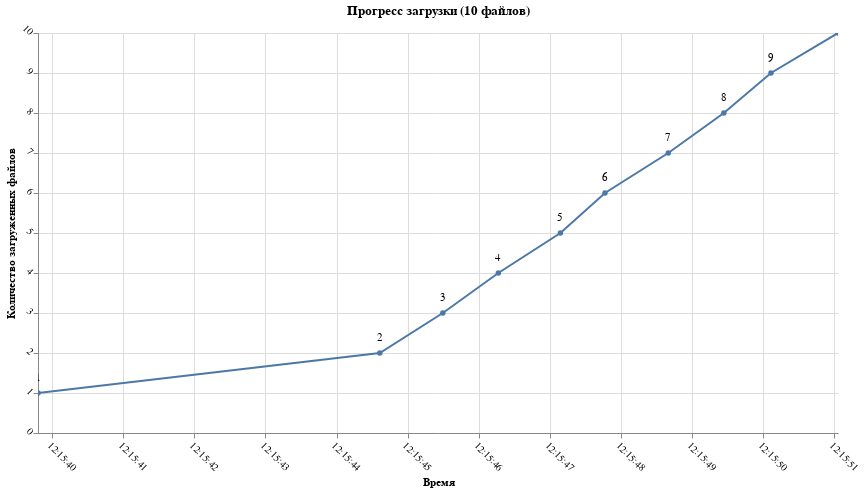

The cell this chart's notebook holds for it:
### Code cell
# Построение графика
chart = alt.Chart(df_2).mark_line(point=True).encode(
    x=alt.X('timestamp:T', title='Время', axis=alt.Axis(format='%H:%M:%S')),
    y=alt.Y('download_time:Q', title='Количество загруженных файлов'),
    tooltip=['timestamp', 'download_time']
).properties(
    title=f'Прогресс загрузки ({len(df_2)} файлов)',
    width=800,
    height=400
)

# Добавление меток
text = chart.mark_text(
    align='center',
    baseline='bottom',
    dy=-10  # Смещение метки выше точки
).encode(
    text='download_time:Q'
)

# Комбинирование и отображение
(chart + text).configure_axis(
    labelAngle=45
).configure_view(
    strokeWidth=0
).interactive()

### Figure 1 — Vega-Lite specification as saved in the notebook (floating-point values rounded to 4 significant figures)
{"config": {"view": {"continuousWidth": 300, "continuousHeight": 300, "strokeWidth": 0}, "axis": {"labelAngle": 45}}, "layer": [{"mark": {"type": "line", "point": true}, "encoding": {"tooltip": [{"field": "timestamp", "type": "temporal"}, {"field": "download_time", "type": "quantitative"}], "x": {"axis": {"format": "%H:%M:%S"}, "field": "timestamp", "title": "Время", "type": "temporal"}, "y": {"field": "download_time", "title": "Количество загруженных файлов", "type": "quantitative"}}, "name": "view_1", "title": "Прогресс загрузки (10 файлов)"}, {"mark": {"type": "text", "align": "center", "baseline": "bottom", "dy": -10}, "encoding": {"text": {"field": "download_time", "type": "quantitative"}, "tooltip": [{"field": "timestamp", "type": "temporal"}, {"field": "download_time", "type": "quantitative"}], "x": {"axis": {"format": "%H:%M:%S"}, "field": "timestamp", "title": "Время", "type": "temporal"}, "y": {"field": "download_time", "title": "Количество загруженных файлов", "type": "quantitative"}}, "title": "Прогресс загрузки (10 файлов)"}], "data": {"name": "data-5e4add6c12d44389a13a6ff0d7ce621f"}, "height": 400, "params": [{"name": "param_1", "select": {"type": "interval", "encodings": ["x", "y"]}, "bind": "scales", "views": ["view_1"]}], "width": 800, "$schema": "https://vega.github.io/schema/vega-lite/v5.20.1.json", "datasets": {"data-5e4add6c12d44389a13a6ff0d7ce621f": [{"url": "https://thespacedevs-prod.nyc3.digitaloceanspaces.com/media/images/spectrum_on_the_image_20250321072643.jpeg", "status": "success", "error": null, "filename": "spectrum_on_the_image_20250321072643.jpeg", "timestamp": "2025-03-28T12:15:40.300577", "download_time": 1}, {"url": "https://thespacedevs-prod.nyc3.digitaloceanspaces.com/media/images/long_march_7a_image_20210311201838.jpg", "status": "success", "error": null, "filename": "long_march_7a_image_20210311201838.jpg", "timestamp": "2025-03-28T12:15:45.108452", "download_time": 2}, {"url": "https://thespacedevs-prod.nyc3.digitaloceanspaces.com/media/images/firefly_alpha_l_image_20240605174156.jpeg", "status": "success", "error": null, "filename": "firefly_alpha_l_image_20240605174156.jpeg", "timestamp": "2025-03-28T12:15:45.995387", "download_time": 3}, {"url": "https://thespacedevs-prod.nyc3.digitaloceanspaces.com/media/images/falcon2520925_image_20221009234147.png", "status": "success", "error": null, "filename": "falcon2520925_image_20221009234147.png", "timestamp": "2025-03-28T12:15:46.776985", "download_time": 4}, {"url": "https://thespacedevs-prod.nyc3.digitaloceanspaces.com/media/images/eris_on_the_lau_image_20250227073032.jpg", "status": "success", "error": null, "filename": "eris_on_the_lau_image_20250227073032.jpg", "timestamp": "2025-03-28T12:15:47.649213", "download_time": 5}, {"url": "https://thespacedevs-prod.nyc3.digitaloceanspaces.com/media/images/falcon2520925_image_20221009234147.png", "status": "success", "error": null, "filename": "falcon2520925_image_20221009234147.png", "timestamp": "2025-03-28T12:15:48.276289", "download_time": 6}, {"url": "https://thespacedevs-prod.nyc3.digitaloceanspaces.com/media/images/falcon2520925_image_20210914155606.jpeg", "status": "success", "error": null, "filename": "falcon2520925_image_20210914155606.jpeg", "timestamp": "2025-03-28T12:15:49.166189", "download_time": 7}, {"url": "https://thespacedevs-prod.nyc3.digitaloceanspaces.com/media/images/long2520march25202d_image_20190222031211.jpeg", "status": "success", "error": null, "filename": "long2520march25202d_image_20190222031211.jpeg", "timestamp": "2025-03-28T12:15:49.948931", "download_time": 8}, {"url": "https://thespacedevs-prod.nyc3.digitaloceanspaces.com/media/images/long_march_6_image_20210709074933.jpg", "status": "success", "error": null, "filename": "long_march_6_image_20210709074933.jpg", "timestamp": "2025-03-28T12:15:50.611304", "download_time": 9}, {"url": "https://thespacedevs-prod.nyc3.digitaloceanspaces.com/media/images/soyuz_2.1a_image_20230805184309.jpg", "status": "success", "error": null, "filename": "soyuz_2.1a_image_20230805184309.jpg", "timestamp": "2025-03-28T12:15:51.554315", "download_time": 10}]}}
